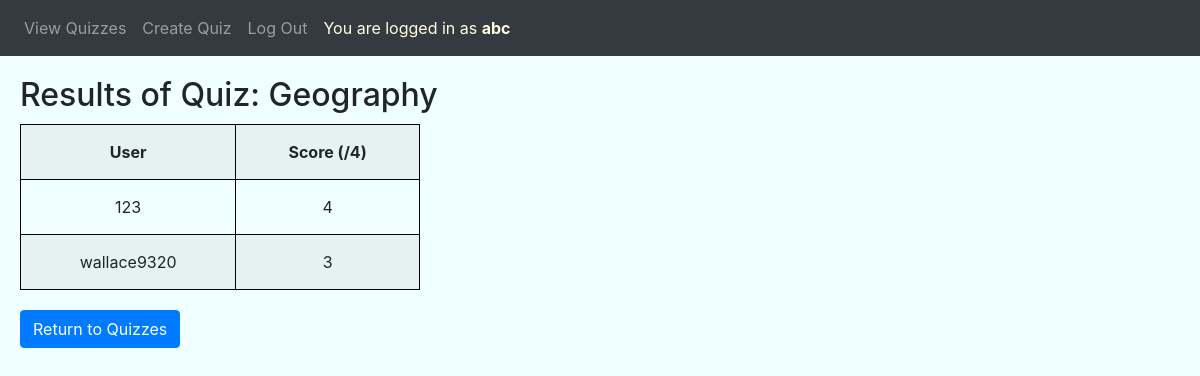
The page /otherresult/5 (signed in) on the database its author committed.
### quiz/models.py (models this page shows, shortened)
class User(AbstractUser):
    def serialize(self):
        return {
            "id": self.id,
        }

class Quiz(models.Model):
    owner = models.ForeignKey("User", on_delete=models.CASCADE, related_name="owner")
    title = models.CharField(max_length=50)
    timestamp = models.DateTimeField(auto_now_add=True)
    answered = models.ManyToManyField("User", blank=True, related_name="answered")

class Score(models.Model):
    quiz = models.ForeignKey("Quiz", on_delete=models.CASCADE, related_name="quiz_score")
    answerer = models.ForeignKey("User", on_delete=models.CASCADE, related_name="answerer")
    result = models.IntegerField()

### quiz/views.py (the view)
# urls.py: path("otherresult/<int:quiz_id>", views.otherresult, name="otherresult"),
@login_required(login_url="/login")
def otherresult(request, quiz_id):
    quiz = Quiz.objects.get(id=quiz_id)
    scores = Score.objects.filter(quiz=quiz).order_by('-result')
    return render(request, "quiz/otherresult.html", {
        "quiz": quiz,
        "no_of_questions": Question.objects.filter(quiz=quiz).count(),
        "scores": scores
    })

### quiz/templates/quiz/otherresult.html
{% extends "quiz/layout.html" %}
{% block body %}
    <h2>Results of Quiz: {{quiz.title}}</h2>
    <table class="table-striped">
        <tr>
            <th>User</th>
            <th>Score (/{{no_of_questions}})</th>
        </tr>
        {% for score in scores %}
            <tr>
                {% if score.answerer == request.user %}
                    <td><em>{{score.answerer}} (You)</em></td>
                    <td><em>{{score.result}}</em></td>
                {% else %}
                    <td>{{score.answerer}}</td>
                    <td>{{score.result}}</td>
                {% endif %}
            </tr>
        {% endfor %}
    </table>
    <a href="{% url 'index' %}" class="btn btn-primary">Return to Quizzes</a>
{% endblock %}

### quiz/templates/quiz/layout.html (shortened to what this page needs)
{% load static %}
<!DOCTYPE html>
<html lang="en">
    <head>
        <link rel="stylesheet" href="https://stackpath.bootstrapcdn.com/bootstrap/4.4.1/css/bootstrap.min.css">
        <link href="{% static 'quiz/styles.css' %}" rel="stylesheet">
    </head>
    <body>
        <nav class="navbar navbar-expand-lg navbar-dark bg-dark">
            <div>
                <ul class="navbar-nav mr-auto">
                <li class="nav-item">
                    <a class="nav-link" href="{% url 'index' %}">View Quizzes</a>
                </li>
                {% if user.is_authenticated %}
                    <li class="nav-item">
                        <a class="nav-link" href="{% url 'create' %}">Create Quiz</a>
                    </li>
                    <li class="nav-item">
                        <a class="nav-link" href="{% url 'logout' %}">Log Out</a>
                    </li>
                    <li class="nav-item">
                        <div id="user-indication">
                            You are logged in as <strong>{{request.user}}</strong>
                        </div>
                    </li>
                {% endif %}
                </ul>
            </div>
        </nav>
        <div class="body">
            {% block body %}
            {% endblock %}
        </div>
    </body>
</html>

### quiz/static/quiz/styles.css (style rules this page uses)
body { background-color: azure; }
.body { padding: 20px; }
#user-indication { padding: 8px; color: lightyellow; }
table { width: 400px; margin-top: 10px; margin-bottom: 20px; }
th, td { padding: 15px; }
table, th, td { border: 1px solid black; text-align: center; }

### rows shown on the page
User: user "abc"
Quiz: title "Geography"
Score: answerer "123", result "4"
Score: answerer "wallace9320", result "3"

### other values the page prints
{{ no_of_questions }} "4"
